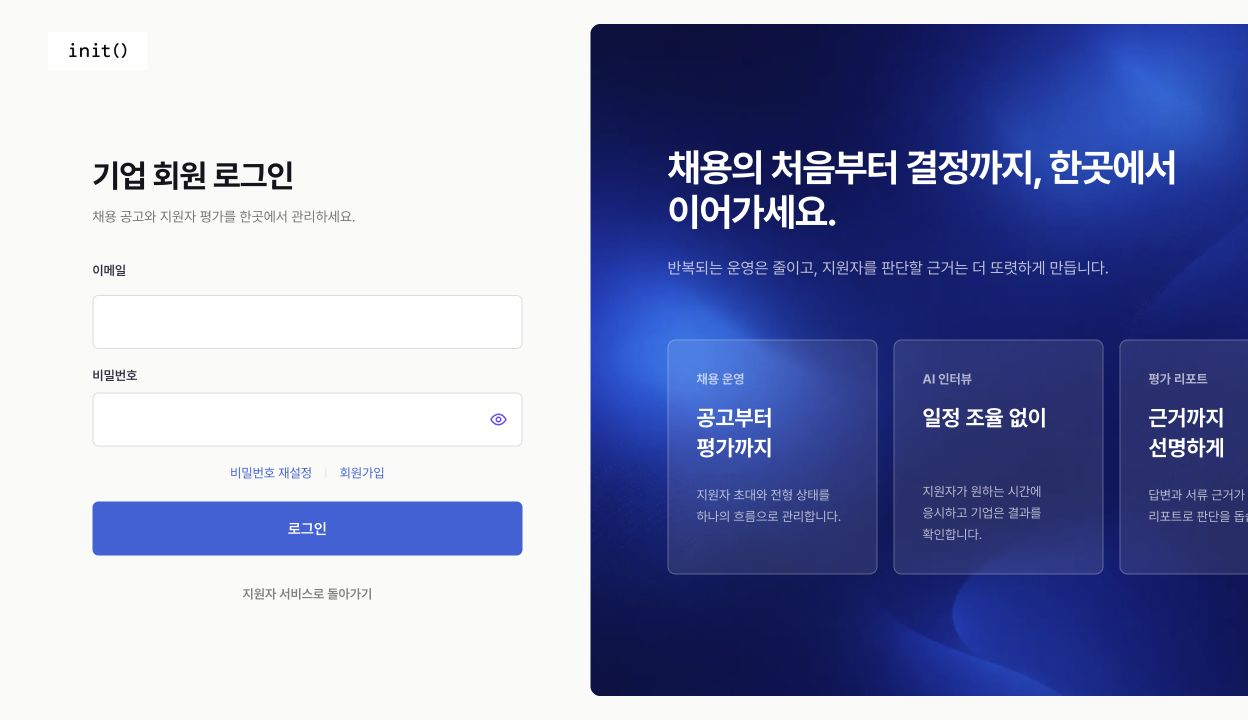
#> input picture design-qa-company-login-240.png, 1248 x 720 px
$ python register-interviewer-rigging-layer.py --input ../design-qa-company-login-240.png --output out.png --anchor-x 5 --anchor-y 5
#> lines starting #> are read from the running program, lines starting #| are printed output that depends on the picture
"""Move an untrimmed RGBA rigging layer so its opaque bounds share one anchor."""

from argparse import ArgumentParser
from pathlib import Path

from PIL import Image


def register_layer(source: Path, destination: Path, anchor_x: int, anchor_y: int) -> None:
#> called with anchor_x = 5, anchor_y = 5
    with Image.open(source) as image:
#> image is the input picture: PIL image 1248x720 RGB; mean R, G, B 140.4, 147.5, 186.9
        rgba = image.convert("RGBA")
        bounds = rgba.getchannel("A").getbbox()
#> bounds = (0, 0, 1248, 720)
        if bounds is None:
            raise ValueError("Rigging layer must contain at least one non-transparent pixel.")

        left, top, right, bottom = bounds
#> left = 0; top = 0; right = 1248; bottom = 720
        center_x = (left + right - 1) / 2
#> center_x = 623.5
        center_y = (top + bottom - 1) / 2
#> center_y = 359.5
        offset_x = round(anchor_x - center_x)
#> offset_x = -618
        offset_y = round(anchor_y - center_y)
#> offset_y = -354

        canvas = Image.new("RGBA", rgba.size, (0, 0, 0, 0))
#> canvas: PIL image 1248x720 RGBA; every value is 0
        canvas.alpha_composite(rgba, (offset_x, offset_y))
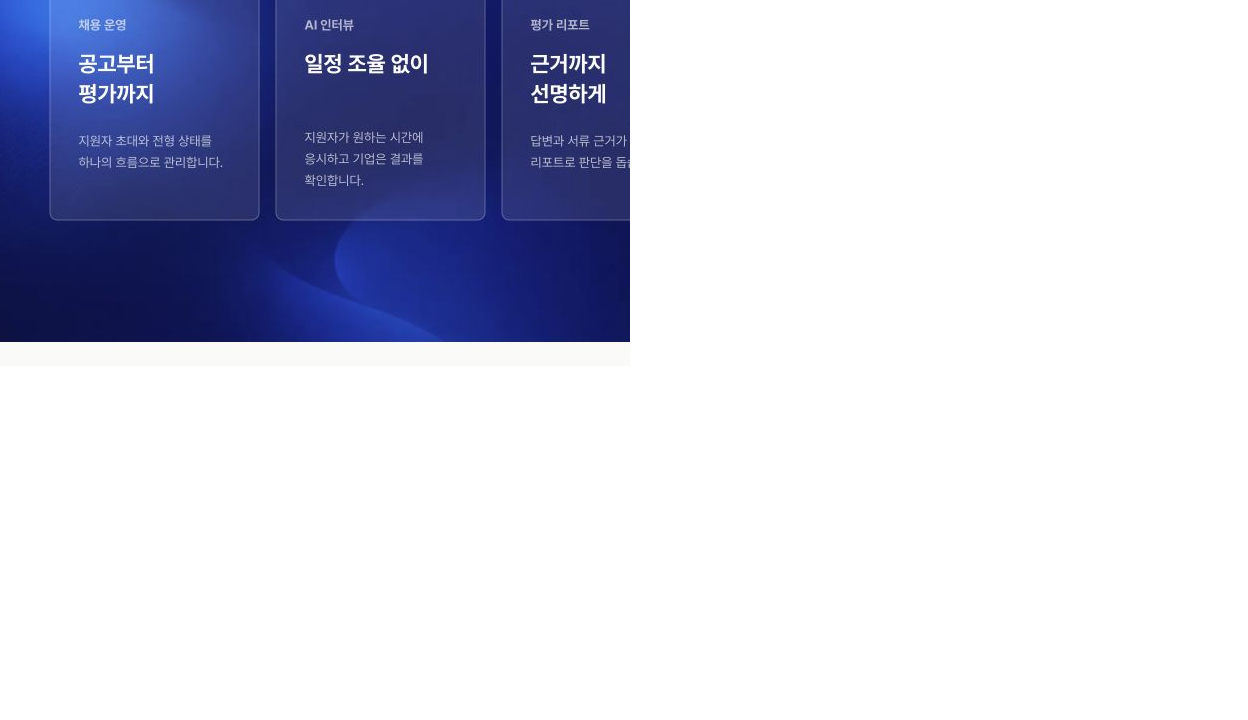
#> canvas: PIL image 1248x720 RGBA; mean R, G, B, A 13.8, 16.5, 33.8, 65.4; transparent parts drawn white
        canvas.save(destination)


def main() -> None:
    parser = ArgumentParser()
    parser.add_argument("--input", type=Path, required=True)
    parser.add_argument("--output", type=Path, required=True)
    parser.add_argument("--anchor-x", type=int, required=True)
    parser.add_argument("--anchor-y", type=int, required=True)
    arguments = parser.parse_args()

    arguments.output.parent.mkdir(parents=True, exist_ok=True)
    register_layer(arguments.input, arguments.output, arguments.anchor_x, arguments.anchor_y)


if __name__ == "__main__":
    main()
